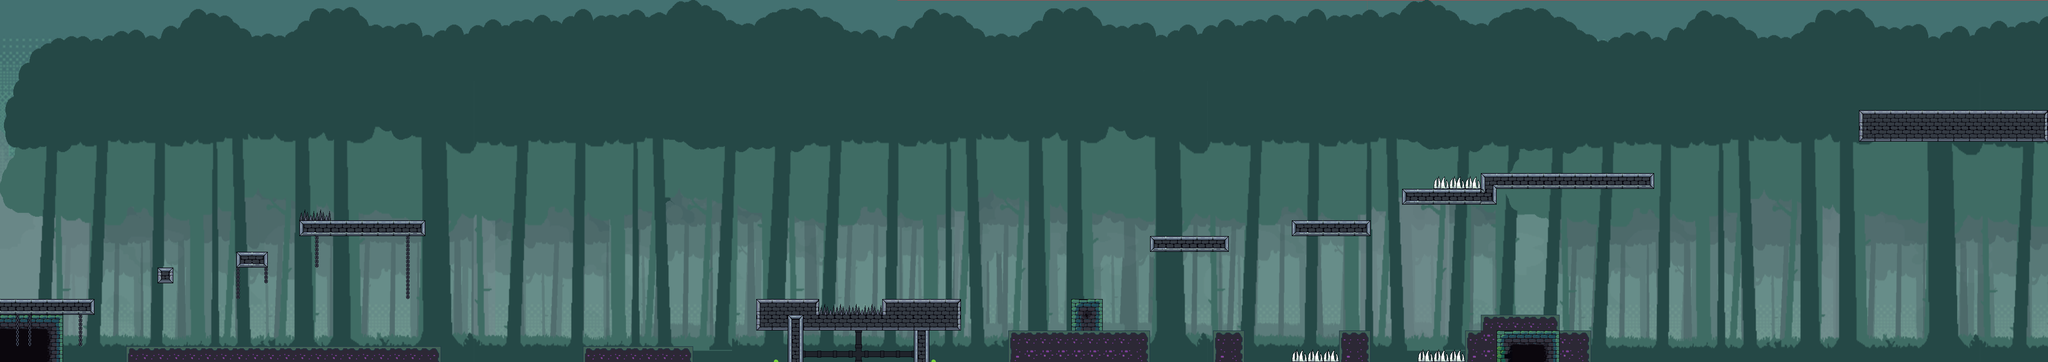

A level layout from a 2D game, rendered from its tile map. Below: a short description, then the map file with tile-grid data replaced by summaries:
An orthogonal 130x23 tile map with 32x32 px tiles, 2 tile layers (Copiar desde Copiar desde Map, plataformas), 2 hidden layers not drawn, 6 tilesets.

<map version="1.10" tiledversion="1.10.1" orientation="orthogonal" renderorder="right-down" width="130" height="23" tilewidth="32" tileheight="32" infinite="0" nextlayerid="8" nextobjectid="8">
 <tileset firstgid="1" name="MapMetadata" tilewidth="32" tileheight="32" spacing="1" margin="1" tilecount="2" columns="2">
  <image source="MapMetadata.png" width="67" height="34" />
 </tileset>
 <tileset firstgid="3" name="LADRILLO 2" tilewidth="32" tileheight="32" tilecount="56" columns="8">
  <image source="Dungeon_Assets.png" width="256" height="224" />
 </tileset>
 <tileset firstgid="59" name="SUELO" tilewidth="32" tileheight="32" tilecount="9" columns="3">
  <image source="Ground.png" width="96" height="96" />
 </tileset>
 <tileset firstgid="68" name="parte 2 buena" tilewidth="32" tileheight="32" tilecount="2990" columns="130">
  <image source="Second_Part.png" width="4171" height="742" />
 </tileset>
 <tileset firstgid="3058" name="ladrillo god" tilewidth="32" tileheight="32" tilecount="63" columns="9">
  <image source="Simple_brick.png" width="288" height="224" />
 </tileset>
 <tileset firstgid="3121" name="SewerTiles" tilewidth="32" tileheight="32" tilecount="56" columns="8">
  <image source="Dungeon_Assets_2.png" width="256" height="224" />
 </tileset>
 <layer id="5" name="Copiar desde Map" width="130" height="23" visible="0">
  <properties>
   <property name="Draw" type="bool" value="true" />
  </properties>
  <data>[2990 cells, 2990 non-empty, 2990 distinct tile ids]</data>
 </layer>
 <layer id="7" name="Copiar desde Copiar desde Map" width="130" height="23">
  <properties>
   <property name="Draw" type="bool" value="true" />
  </properties>
  <data>[2990 cells, 2990 non-empty, 2981 distinct tile ids]</data>
 </layer>
 <layer id="6" name="plataformas" width="130" height="23">
  <properties>
   <property name="Draw" type="bool" value="true" />
  </properties>
  <data>[2990 cells, 251 non-empty, 46 distinct tile ids]</data>
 </layer>
 <layer id="2" name="Colisions" width="130" height="23" visible="0">
  <properties>
   <property name="Draw" type="bool" value="false" />
  </properties>
  <data>[2990 cells, 191 non-empty, 2 distinct tile ids]</data>
 </layer>
</map>